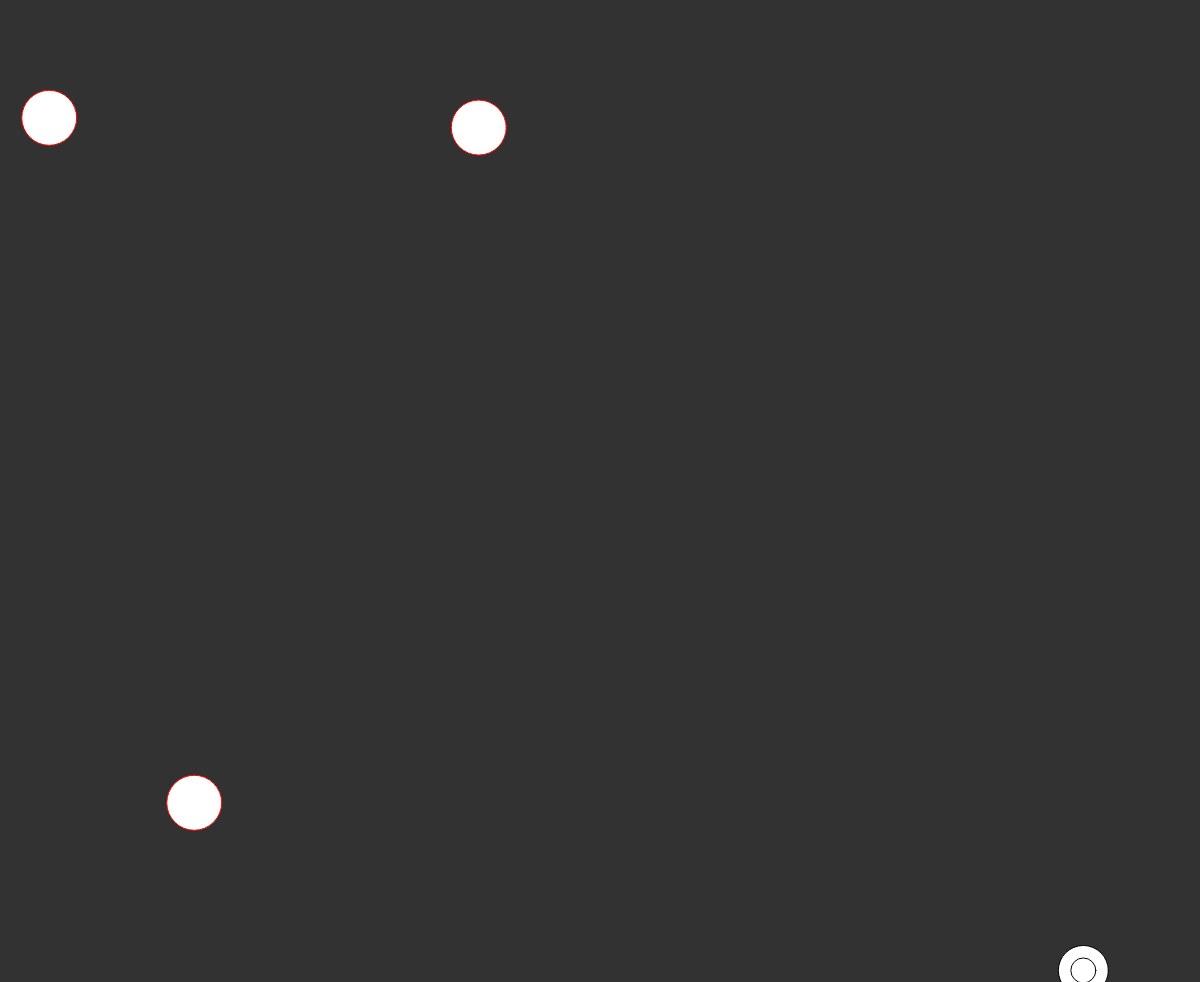
Frame 1 (no input)
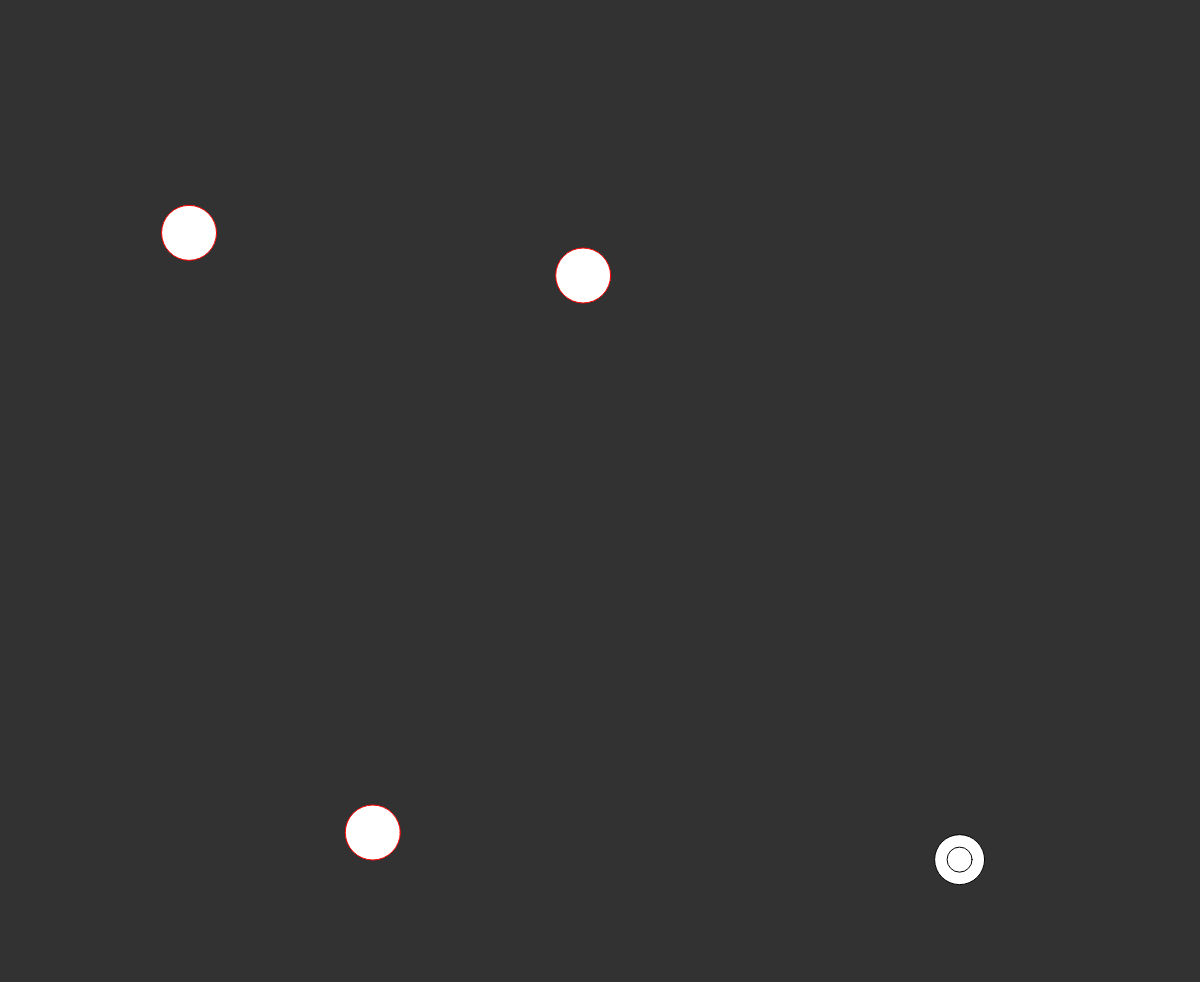
Frame 60 (no input)
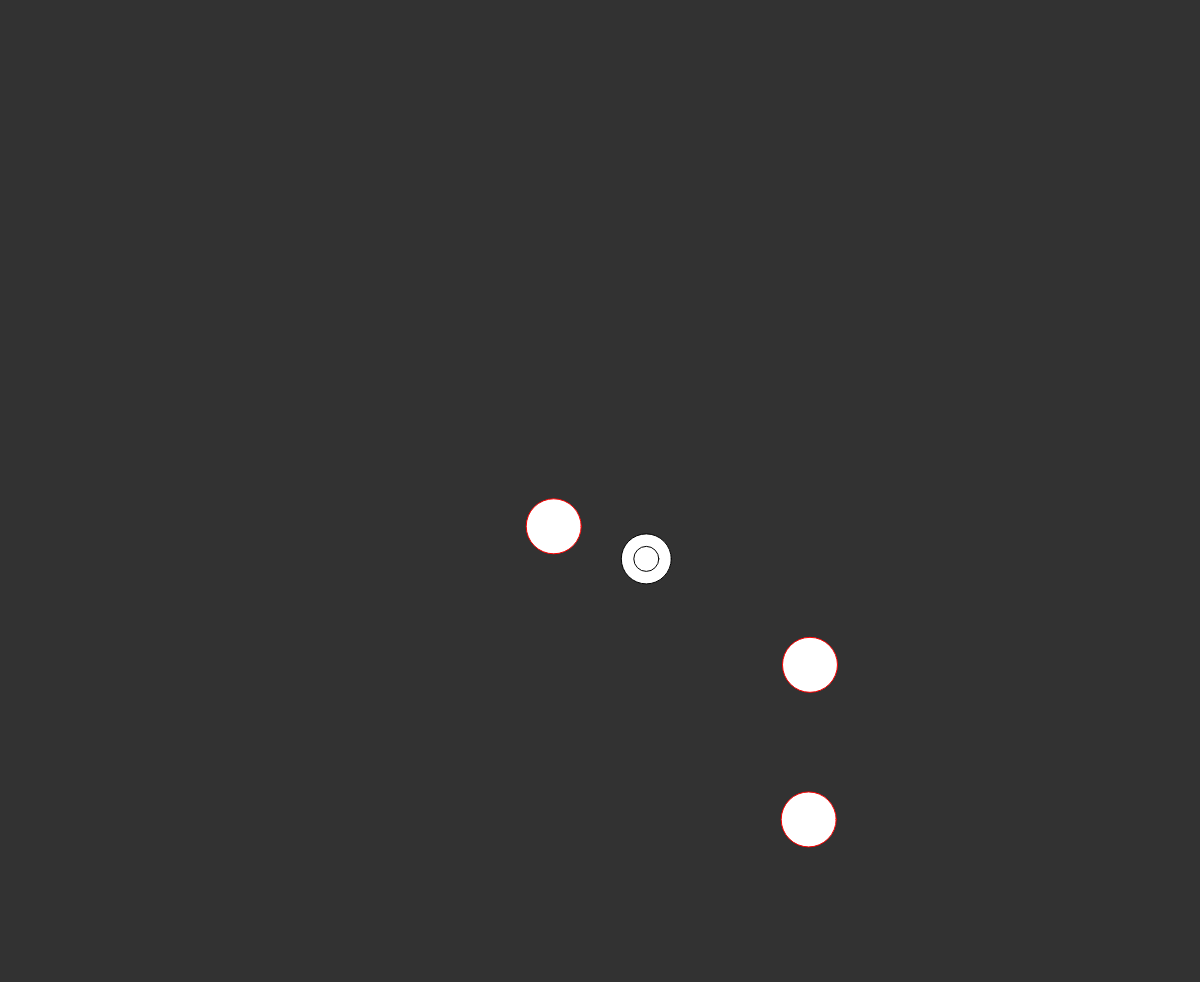
Frame 120 (the mouse pressed at the canvas centre since frame 60)

The p5.js sketch that drew these frames (run headless with seeded random() and noise() and a simulated clock; from frame 60 on, the mouse is pressed at the canvas centre):

// p5.js sketch
// ── sketch.js
//made by Adrian Chiavelli

let h = new Vehicle(Math.random() * window.innerWidth,Math.random() * window.innerHeight,50);
let p1 = new Vehicle(Math.random() * window.innerWidth,Math.random() * window.innerHeight,55);
let p2 = new Vehicle(Math.random() * window.innerWidth,Math.random() * window.innerHeight,55);
let p3 = new Vehicle(Math.random() * window.innerWidth,Math.random() * window.innerHeight,55);

let lost = false;

function setup() {
    createCanvas(window.innerWidth, window.innerHeight - 18);
}
    
function draw() {
    background(50,50,50);
    stroke(0,0,0);
    //herbivore
    if (!lost){
        VehicleCodeH(h);
    } 
    stroke(255,0,0);
    //predator
    VehicleCodeP(p1);
    VehicleCodeP(p2);
    VehicleCodeP(p3);
    ifLoss();
}

function VehicleCodeH(Vehicle){
    Vehicle.seek(mouseX, mouseY);
    Vehicle.friction(.005);
    Vehicle.bounce();
    Vehicle.apply();
    ellipse(Vehicle.position.x, Vehicle.position.y, Vehicle.size);   
    ellipse(Vehicle.position.x, Vehicle.position.y, Vehicle.size/2);
}

function VehicleCodeP(Vehicle){
    Vehicle.seek(h.position.x, h.position.y);
    Vehicle.separate(p1.position.x, p1.position.y);
    Vehicle.separate(p2.position.x, p2.position.y);
    Vehicle.separate(p3.position.x, p3.position.y);
    Vehicle.friction(.005);
    Vehicle.bounce();
    Vehicle.apply();
    ellipse(Vehicle.position.x, Vehicle.position.y, Vehicle.size);   
}

function ifLoss(){
    if(Vehicle.isColliding(h, p1)||Vehicle.isColliding(h, p2)||Vehicle.isColliding(h, p3)){
        lost = true;
        let p = document.querySelector("p");
        p.innerHTML = "webSafari 2.0 - You have Lost.";
        p.style.color = "red";
    }
}
// ── vehicle.js
class Vehicle
{ 
    //sets up vehicle with no parents
    constructor(x, y, size){
        this.position = {x,y};
        this.size = size;
        this.hSize = size/2;
        this.maxSpeed = .1;
        this.maxForce = 5;
        this.maxX = window.innerWidth;
        this.maxY = window.innerHeight;
        x = 0;
        y = 0;
        this.velocity = {x,y};
        this.acceleration = {x,y};
    }

    //apply method
    apply(){
        this.acceleration = this.clamp(this.acceleration,this.maxForce);
        console.log(this.acceleration);
        this.velocity.x += this.acceleration.x;
        this.velocity.y += this.acceleration.y;

        this.position.x += this.velocity.x;
        this.position.y += this.velocity.y;

        this.acceleration.x = 0;
        this.acceleration.y = 0;
    }

    //seek method (inbuilt arrive)
    seek(x,y){
        x -= this.position.x;
        y -= this.position.y;
        let desired = {x,y};
        desired.x -= this.velocity.x;
        desired.y -= this.velocity.y;
        desired = this.clamp(desired,this.maxSpeed);      
        this.applyForce(desired);
    }

    //flee method
    flee(x,y){
        x -= this.position.x;
        y -= this.position.y;
        x = -x;
        y = -y;
        let desired = {x,y};
        desired.x -= this.velocity.x;
        desired.y -= this.velocity.y;
        desired = this.clamp(desired,this.maxSpeed);
        this.applyForce(desired);
    }

    //separate
    separate(x,y){
        //make sure this isn't the same object
        if (x == this.position.x && y == this.position.y){
            return;
        }
        //if less than 100 pixels away
        if ((x-this.position.x)*(x-this.position.x)+(y-this.position.y)*(y-this.position.y) < 20000){
            this.flee(x,y);
        }
    }

    //friction
    friction(c){
        let x = -this.velocity.x * c;
        let y = -this.velocity.y * c;
        let desired = {x,y};
        this.applyForce(desired);
    }

    //apply force method
    applyForce(force){
        this.acceleration.x += force.x / (50/this.size);
        this.acceleration.y += force.y / (50/this.size);
    }

    //clamp vector
    clamp(vector, limit){
        let mag = Math.sqrt(vector.x*vector.x+vector.y*vector.y)
        if (mag > limit){
            vector.x /= mag;
            vector.y /= mag;
            vector.x *= limit;
            vector.y *= limit;
            return vector;
        }
        else{
            return vector;
        }  
    }

    //bounce
    bounce(){
        if (this.position.x >= window.innerWidth || this.position.x <= 0){
            this.velocity.x = - this.velocity.x;
        }
        if (this.position.y >= window.innerHeight || this.position.y <= 0){
            this.velocity.y = - this.velocity.y;
        }
    }

    //check collisions
    static isColliding(v1, v2){
        if((v1.position.x-v2.position.x)*(v1.position.x-v2.position.x)+(v1.position.y-v2.position.y)*(v1.position.y-v2.position.y) < (v1.hSize+v2.hSize)*(v1.hSize+v2.hSize)){
            return true;
        }
        else{
            return false;
        }
    }

}
